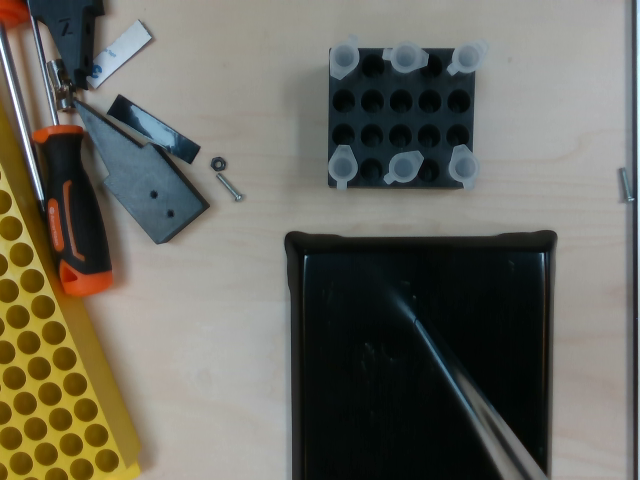
#> input picture data/images/fc1715f8-color.png, 640 x 480 px, found by its file name
$ python debug_threshold.py
#> lines starting #> are read from the running program, lines starting #| are printed output that depends on the picture; after the words box and inside, x2 and y2 are one past the last pixel; in counts of white or black regions, pixels touching at a corner belong together
import cv2
import matplotlib.pyplot as plt


def main():
    image_path = 'data/images/fc1715f8-color.png'
    image = cv2.imread(image_path)
#> image is the input picture: shape (480, 640, 3); mean B, G, R 95.4, 105.1, 106.1
    if image is None:
        raise FileNotFoundError(f'Could not read image: {image_path}')

    gray = cv2.cvtColor(image, cv2.COLOR_BGR2GRAY)
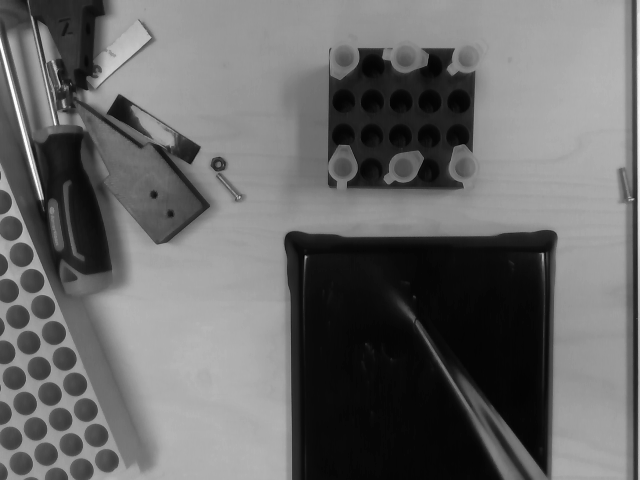
#> gray: shape (480, 640); min 3, max 254, mean 104.2

    # Histogram to inspect brightness separation
    plt.figure()
    plt.hist(gray.ravel(), bins=256, range=(0, 256))
    plt.title('Grayscale Histogram')
    plt.xlabel('Intensity')
    plt.ylabel('Count')
    plt.show()
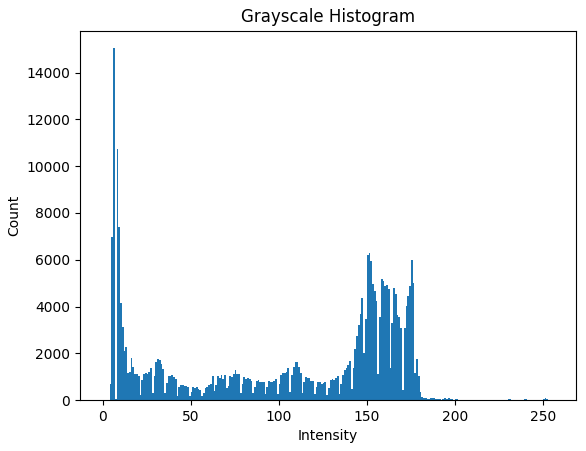
#> figure drawn by matplotlib, 1 panel; tallest bar 15042 high, from x = 6 to 7

    otsu_thresh, mask = cv2.threshold(gray, 0, 255, cv2.THRESH_BINARY + cv2.THRESH_OTSU)
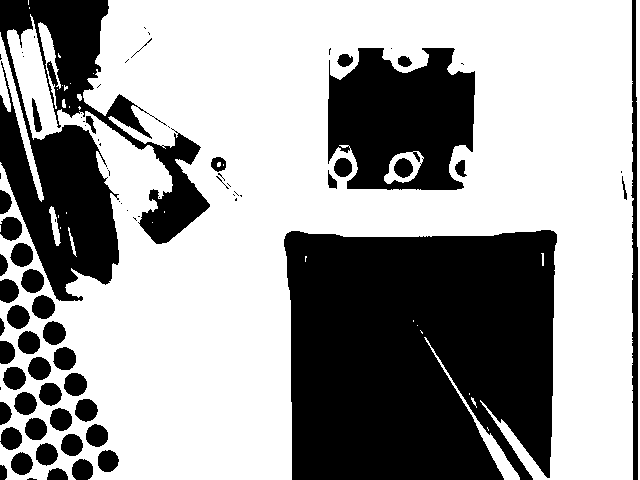
#> mask: shape (480, 640); 61.5% white; 84 black regions (37 under 20 px), largest, box (x1, y1, x2, y2) and area: (284, 230, 557, 480) 62549, (0, 0, 210, 301) 25220, (328, 48, 475, 190) 15706
#> otsu_thresh = 90
    print(f'Otsu threshold: {otsu_thresh:.2f}')
#| Otsu threshold: 90.00
    cv2.imshow('Otsu mask', mask)
    cv2.waitKey(0)
    cv2.destroyAllWindows()


if __name__ == '__main__':
    main()

$ run again, with data/images/043033e6-color.png copied over data/images/fc1715f8-color.png
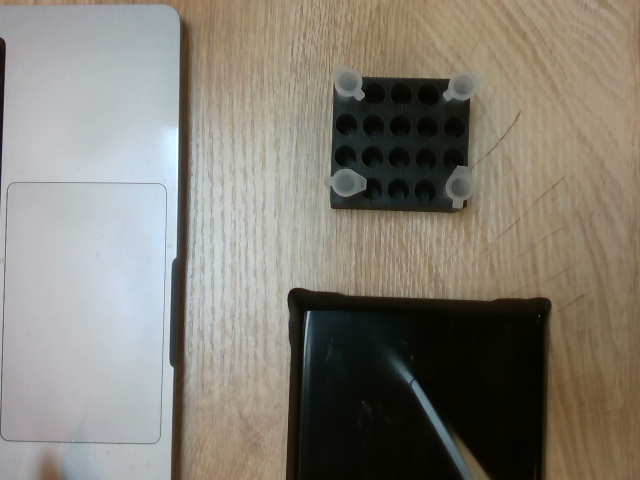
#> input picture data/images/043033e6-color.png, 640 x 480 px, found by its file name
#> in main, image is the input picture: shape (480, 640, 3); mean B, G, R 117.3, 127.2, 132.2
#> in main, `plt.show()`:
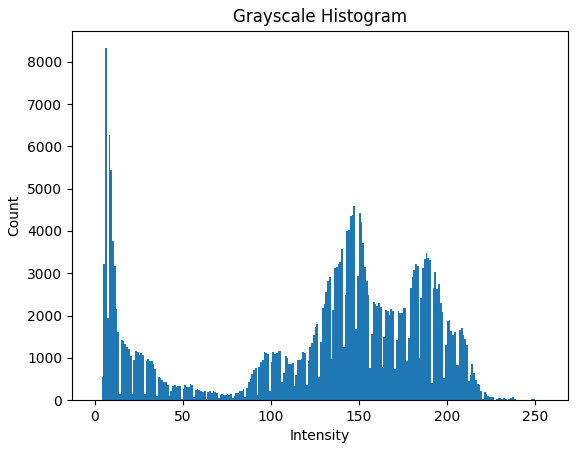
#> figure drawn by matplotlib, 1 panel; tallest bar 8321 high, from x = 6 to 7
#> in main, `otsu_thresh, mask = cv2.threshold(gray, 0, 255, cv2.THRESH_BINARY + cv..`:
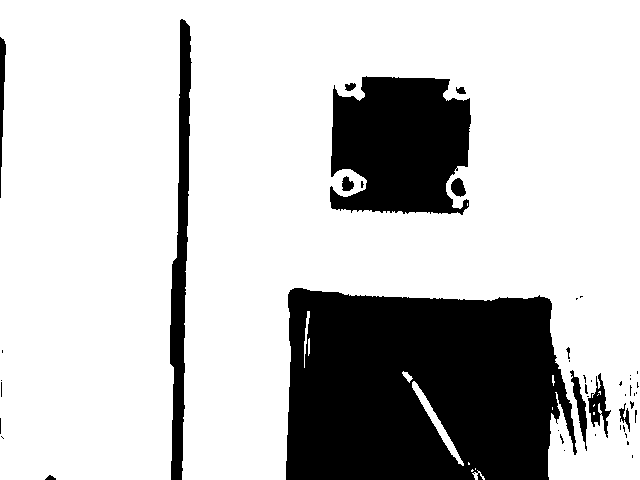
#> mask: shape (480, 640); 76.7% white; 46 black regions (32 under 20 px), largest, box (x1, y1, x2, y2) and area: (286, 288, 577, 480) 48087, (330, 76, 471, 215) 15882, (170, 19, 192, 480) 5207
#> otsu_thresh = 91
#| Otsu threshold: 91.00

$ run again, with data/images/04f3656c-color.png copied over data/images/fc1715f8-color.png
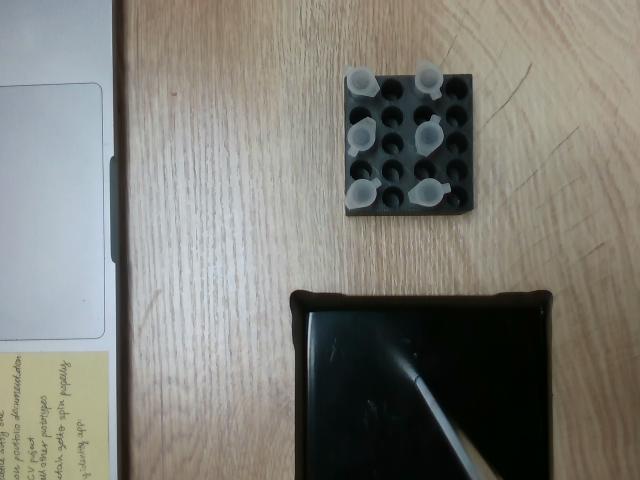
#> input picture data/images/04f3656c-color.png, 640 x 480 px, found by its file name
#> in main, image is the input picture: shape (480, 640, 3); mean B, G, R 118.5, 125.4, 125.9
#> in main, `plt.show()`:
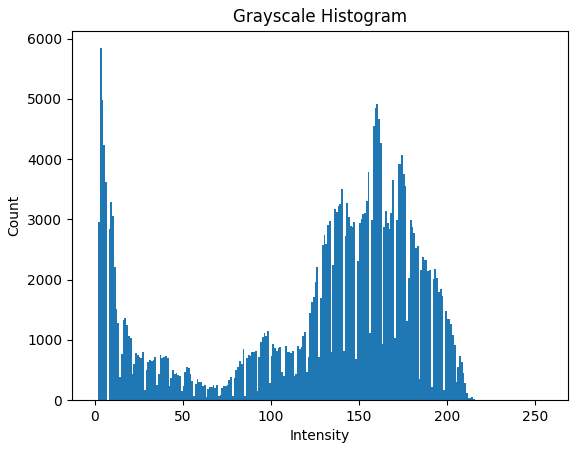
#> figure drawn by matplotlib, 1 panel; tallest bar 5842 high, from x = 3 to 4
#> in main, `otsu_thresh, mask = cv2.threshold(gray, 0, 255, cv2.THRESH_BINARY + cv..`:
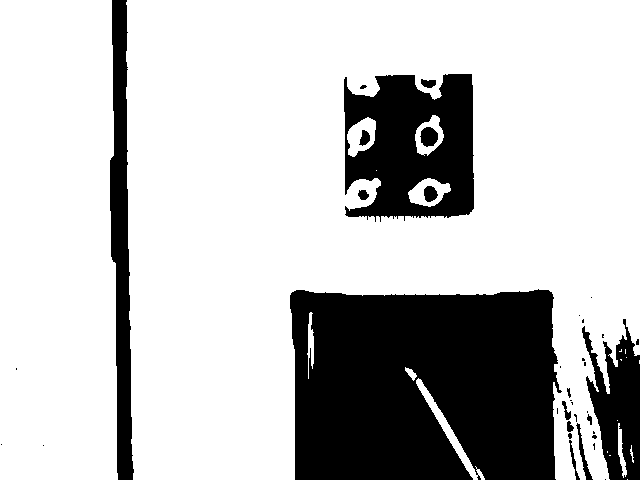
#> mask: shape (480, 640); 75.6% white; 37 black regions (21 under 20 px), largest, box (x1, y1, x2, y2) and area: (290, 289, 562, 480) 47264, (344, 74, 474, 222) 13844, (110, 0, 134, 480) 7100
#> otsu_thresh = 91
#| Otsu threshold: 91.00
